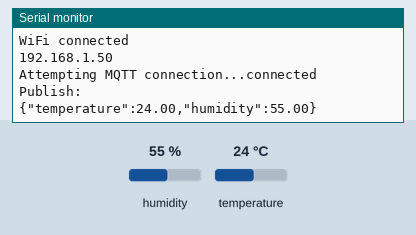
A sketch run on a simulated ESP8266 (NodeMCU). Parts: the last lines printed to the serial monitor. The test bench sets the inputs (shaded band); at power-on: humidity 55 %, temperature 24 °C. WiFi joins after 1.5 s; servers stay silent unless stated; no MQTT or app messages arrive unless stated.

Above: at 2.7 s.
2.8 s: humidity set to 22 %
At 7.2 s:
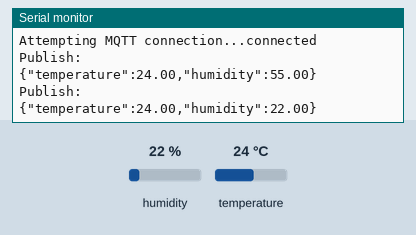
8.8 s: temperature set to 12 °C
At 12.4 s:
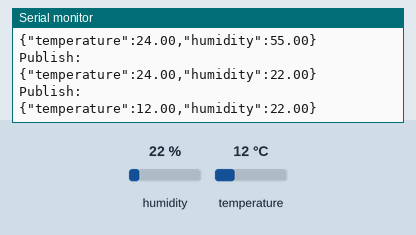
14.8 s: humidity set to 40 %
At 17.6 s:
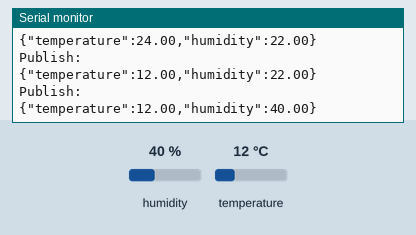
Timing chart, 0 to 19.1 s (numbered marks = the images above; inputs shaded):
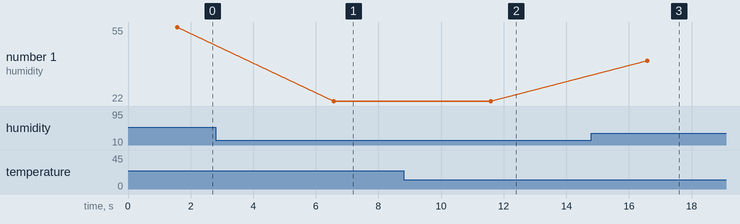

Measured:
- after the input at 2.8 s, the serial monitor: prints a new line after 3.8 s (image 1)
- after the input at 8.8 s, the serial monitor: prints a new line after 2.8 s (image 2)
- after the input at 14.8 s, the serial monitor: prints a new line after 1.8 s (image 3)
- plotted number 1: 55 → 22 after the input at 2.8 s, 22 → 40 after the input at 14.8 s

The sketch:

ESP8266.ino
```cpp
#include <ESP8266WiFi.h>
#include <PubSubClient.h>
#include <DHT.h>

const char* ssid = "thmrb311";
const char* password = "thmrbthmrb";

// ===== MQTT 設定 =====
const char* mqtt_server = "192.168.63.66";
const int mqtt_port = 1883;
const char* mqtt_user = "cubie";
const char* mqtt_password = "1234";
const char* mqtt_topic = "dht22/311_01";

// ===== DHT 設定 =====
#define DHTPIN 4        // GPIO4
#define DHTTYPE DHT22
DHT dht(DHTPIN, DHTTYPE);

// ===== WiFi + MQTT =====
WiFiClient espClient;
PubSubClient client(espClient);

// ===== 連接 WiFi =====
void setup_wifi() {
  delay(10);
  Serial.println();
  Serial.print("Connecting to ");
  Serial.println(ssid);

  WiFi.begin(ssid, password);

  while (WiFi.status() != WL_CONNECTED) {
    delay(500);
    Serial.print(".");
  }

  Serial.println("\nWiFi connected");
  Serial.println(WiFi.localIP());
}

// ===== MQTT 重新連線 =====
void reconnect() {
  while (!client.connected()) {
    Serial.print("Attempting MQTT connection...");

    if (client.connect("ESP8266Client40", mqtt_user, mqtt_password)) {
      Serial.println("connected");
    } else {
      Serial.print("failed, rc=");
      Serial.print(client.state());
      Serial.println(" try again in 5 seconds");
      delay(5000);
    }
  }
}

void setup() {
  Serial.begin(115200);
  dht.begin();
  setup_wifi();
  client.setServer(mqtt_server, mqtt_port);
}

void loop() {
  if (!client.connected()) {
    reconnect();
  }
  client.loop();

  // 讀取溫濕度
  float temp = dht.readTemperature();
  float hum = dht.readHumidity();

  if (isnan(temp) || isnan(hum)) {
    Serial.println("Failed to read from DHT sensor!");
    return;
  }

  // 建立 JSON 字串
  String payload = "{";
  payload += "\"temperature\":";
  payload += temp;
  payload += ",";
  payload += "\"humidity\":";
  payload += hum;
  payload += "}";

  // 發送 MQTT
  client.publish(mqtt_topic, payload.c_str());

  Serial.println("Publish:");
  Serial.println(payload);

  delay(5000); // 每5秒送一次

}
```
